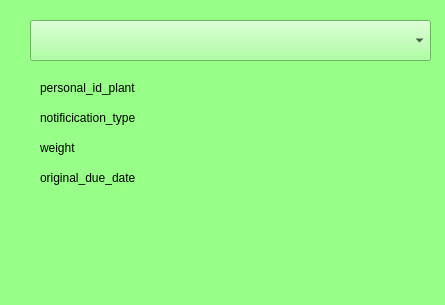
<?xml version="1.0" encoding="UTF-8"?>
<ui version="4.0">
 <class>Notifier_window</class>
 <widget class="QMainWindow" name="Notifier_window">
  <property name="geometry">
   <rect>
    <x>0</x>
    <y>0</y>
    <width>445</width>
    <height>305</height>
   </rect>
  </property>
  <property name="windowTitle">
   <string>Notification</string>
  </property>
  <property name="styleSheet">
   <string notr="true">background-color: rgb(151, 255, 135);</string>
  </property>
  <widget class="QWidget" name="centralwidget">
   <widget class="QLabel" name="personal_id_plant">
    <property name="geometry">
     <rect>
      <x>40</x>
      <y>80</y>
      <width>161</width>
      <height>16</height>
     </rect>
    </property>
    <property name="text">
     <string>personal_id_plant</string>
    </property>
   </widget>
   <widget class="QLabel" name="notification_type">
    <property name="geometry">
     <rect>
      <x>40</x>
      <y>110</y>
      <width>121</width>
      <height>16</height>
     </rect>
    </property>
    <property name="text">
     <string>notificication_type</string>
    </property>
   </widget>
   <widget class="QComboBox" name="Notifications">
    <property name="geometry">
     <rect>
      <x>30</x>
      <y>20</y>
      <width>401</width>
      <height>41</height>
     </rect>
    </property>
   </widget>
   <widget class="QLabel" name="weight">
    <property name="geometry">
     <rect>
      <x>40</x>
      <y>140</y>
      <width>91</width>
      <height>16</height>
     </rect>
    </property>
    <property name="text">
     <string>weight</string>
    </property>
   </widget>
   <widget class="QLabel" name="original_due_date">
    <property name="geometry">
     <rect>
      <x>40</x>
      <y>170</y>
      <width>121</width>
      <height>16</height>
     </rect>
    </property>
    <property name="text">
     <string>original_due_date</string>
    </property>
   </widget>
  </widget>
  <widget class="QStatusBar" name="statusbar"/>
 </widget>
 <resources/>
 <connections/>
</ui>
